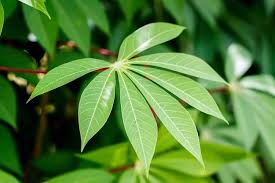
#> input picture daunsingkong.jpg, 275 x 183 px, found by its file name
$ python blue_Channel.py
#> lines starting #> are read from the running program, lines starting #| are printed output that depends on the picture
import numpy as np
import imageio.v3 as img

image_path = "C:\\Users\\user\\Documents\\shalman\\daunsingkong.jpg"
image = img.imread(image_path)
#> image is the input picture: shape (183, 275, 3); mean R, G, B 81.1, 125.2, 55.3

if len (image.shape) < 3 or image.shape[2] != 3:
    print("Format Gambar Harus RGB")
    exit()

red = image[:,:,0]
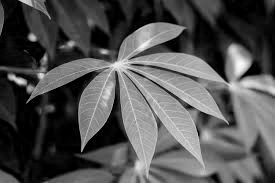
#> red: shape (183, 275); min 0, max 255, mean 81.1
green = image[:,:,1]
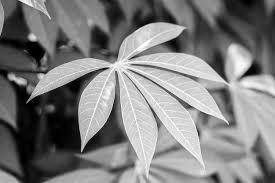
#> green: shape (183, 275); min 0, max 255, mean 125.2
blue = image[:,:,2]
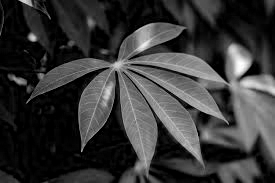
#> blue: shape (183, 275); min 0, max 255, mean 55.3

image_blue = np.zeros_like(image)
image_blue[:,:,2] = blue
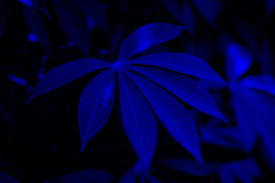
#> image_blue: shape (183, 275, 3); mean of channels 0, 1, 2 0, 0, 55.3; drawn as R, G, B

img.imwrite("blue_singkong.jpg", image_blue)
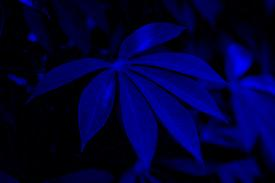
#> saved as blue_singkong.jpg: shape (183, 275, 3); mean R, G, B 0.8, 0.6, 55.1

print("Proses Berhasil")
